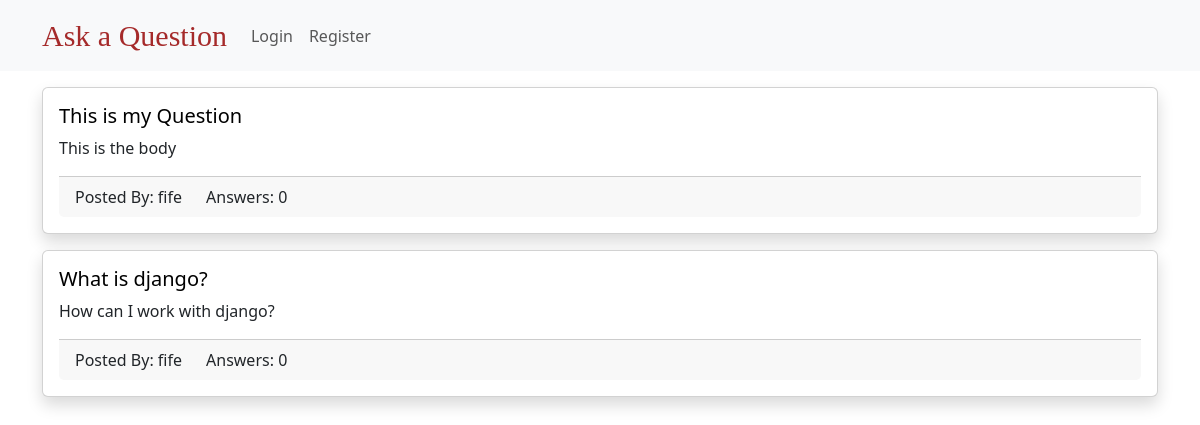
/question/, run on an earlier commit of the app's database.
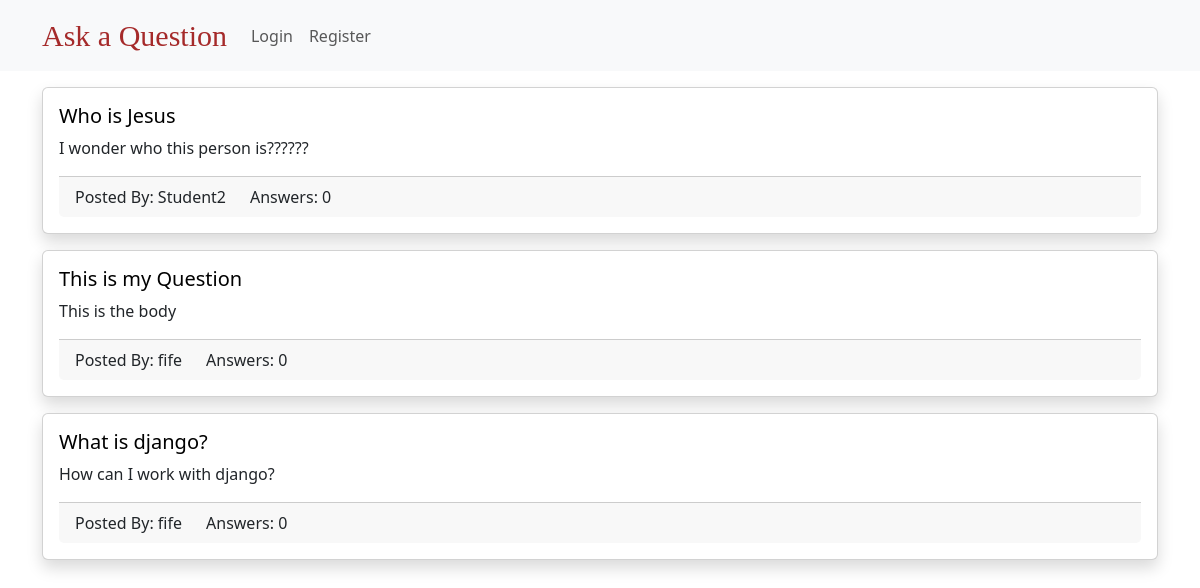
And on a later commit of the database.
### questions/models.py (models this page shows, shortened)
class Question(models.Model):
    created_at = models.DateTimeField(auto_now_add=True)
    title = models.CharField(max_length=250)
    body = models.TextField()
    slug = models.SlugField(max_length=250, unique=True)
    author = models.ForeignKey(settings.AUTH_USER_MODEL,
                               on_delete=models.CASCADE, related_name="questions")

### users/models.py (models this page shows)
class CustomUser(AbstractUser):
    pass

### questions/views.py (the view)
# urls.py: path('question/', question_list, name='qlist'),
def question_list(request):
    question_lister = Question.objects.all().order_by('-created_at')
    return render(request, 'QList.html', {"question_lister": question_lister})

### templates/QList.html (shortened to what this page needs)
{% extends 'base.html' %}
{% block body %}
    <div class="container mt-3">
        {% for question in question_lister %}
            <div class="card mt-3 shadow">
                <div class="card-body">
                    <h5 class="card-title"><a class="link-style" href="{% url 'qdetails' question.slug %}">{{question.title}}</a></h5>
                    <p class="card-text">{{ question.body }}</p>
                    <div class="card-footer">
                        <div class="row">
                            <div class="col col-md-auto">
                                Posted By: {{ question.author.username  }}
                            </div>
                            <div class="col col-md-auto">
                                Answers: {{ question.answers.count  }}
                            </div>
                        </div>
                    </div>
                </div>
            </div>
        {% endfor %}
    </div>
{% endblock %}

### templates/base.html (shortened to what this page needs)
<!DOCTYPE html>
<html lang="en">
<head>
    <link href="https://cdn.jsdelivr.net/npm/bootstrap@5.3.0/dist/css/bootstrap.min.css" rel="stylesheet">
    {% include 'navbar.html' %}
</head>
<body>
    {% block body  %}
    {% endblock  %}
</body>
</html>

### templates/navbar.html (shortened to what this page needs)
<nav class="navbar navbar-expand-lg bg-body-tertiary">
    <div class="container">
      <a class="navbar-brand text-style" href="#">Ask a Question</a>
      <div class="collapse navbar-collapse" id="navbarSupportedContent">
        <ul class="navbar-nav me-auto mb-2 mb-lg-0">
            {% if request.user.is_authenticated %}
          <li class="nav-item">
            <a class="nav-link" href="{% url 'login' %}">Login </a>
          </li>
          <li class="nav-item">
            <a class="nav-link" href="{% url 'register' % }">Register </a>
          </li>
        </ul>
      </div>
    </div>
  </nav>

### templates/navbar.html (style rules this page uses)
.text-style { font-size: 30px !important; font-family: fantasy !important; color: brown !important; }

### templates/QList.html (style rules this page uses)
.link-style { text-decoration: none; color: black; }

What changed in the data, as far as the page shows it:
added Question: title "Who is Jesus", body "I wonder who this person is??????", author.username "Student2", answers.count "0"
